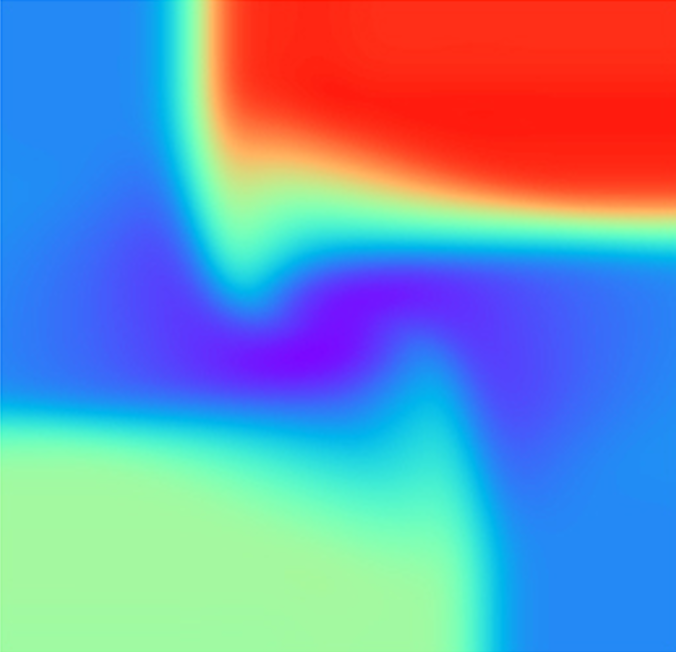
#> input picture docs/assets/lf-field-sample.png, 676 x 652 px
$ python add_lf_hf_arrow.py
#> lines starting #> are read from the running program, lines starting #| are printed output that depends on the picture
### scripts/promo_drawing.py
"""Shared 2x Pillow drawing primitives; coordinates are display pixels at 960px."""
from pathlib import Path
import math
from PIL import Image, ImageDraw, ImageFont
ROOT = Path(__file__).resolve().parents[1]
ASSETS = ROOT / 'docs/assets'
INK, MUTED, GRID = '#172033', '#465366', '#cbd5e1'
BLUE, GREEN, RED, TEAL = '#2563EB', '#159947', '#DC2626', '#087f8c'

class Drawing:
    def __init__(self, height):
#> called with height = 360
        self.im = Image.new('RGB', (1920, height*2), 'white')
#> self.im: PIL image 1920x720 RGB; every value is 255
        self.d = ImageDraw.Draw(self.im)
    def text(self, x, y, label, size=18, color=INK, bold=False):
        name = 'DejaVuSans-Bold.ttf' if bold else 'DejaVuSans.ttf'
        font = ImageFont.truetype(name, size*2)
        self.d.text((x*2,y*2), label, font=font, fill=color, anchor='lt', spacing=10)
    def box(self, box, color=GRID, fill='#f8fafc'):
        self.d.rounded_rectangle(tuple(v*2 for v in box), radius=18, fill=fill, outline=color, width=4)
    def line(self, points, color=GRID, width=1):
        self.d.line([(x*2,y*2) for x,y in points], fill=color, width=width*2)
    def arrow(self, start, end, color=INK):
        self.line([start,end],color,2)
        a=math.atan2(end[1]-start[1],end[0]-start[0]); x,y=end
        self.d.polygon([(x*2,y*2),((x-10*math.cos(a)+5*math.sin(a))*2,(y-10*math.sin(a)-5*math.cos(a))*2),((x-10*math.cos(a)-5*math.sin(a))*2,(y-10*math.sin(a)+5*math.cos(a))*2)],fill=color)
    def dot(self,x,y,color=INK,r=5):
        self.d.ellipse(((x-r)*2,(y-r)*2,(x+r)*2,(y+r)*2),fill=color)
    def field(self,path,box):
#> called with box = (28, 155, 420, 300)
        from PIL import ImageOps
        with Image.open(path) as source:
#> source is the input picture: PIL image 676x652 RGBA; mean R, G, B, A 116.7, 147.3, 180.5, 255
            image=ImageOps.contain(source.convert('RGB'),((box[2]-box[0])*2,(box[3]-box[1])*2))
            self.im.paste(image,(box[0]*2+(box[2]-box[0])*1-image.width//2,box[1]*2+(box[3]-box[1])*1-image.height//2))
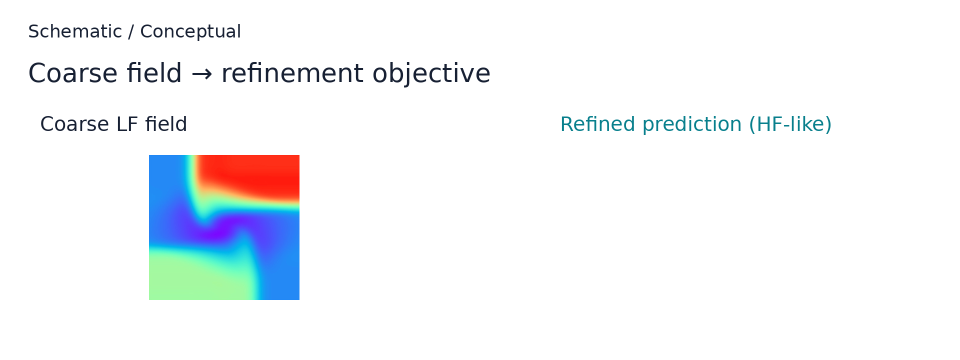
#> self.im: PIL image 1920x720 RGB (shown at 1/2 size); mean R, G, B 243, 245.4, 247.7
#> call 2 of field, with box = (540, 155, 932, 300)
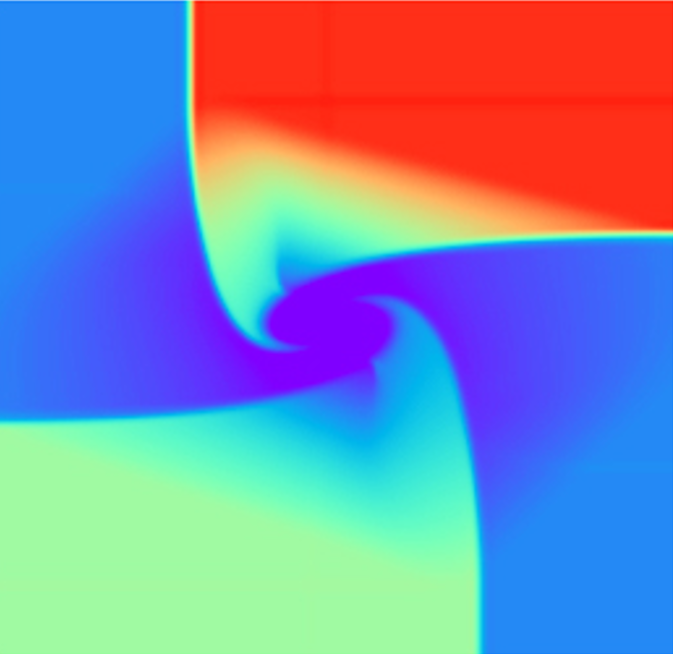
#> input picture docs/assets/hf-field-sample.png, 673 x 654 px
#> in field, source is the input picture: PIL image 673x654 RGBA; mean R, G, B, A 125.4, 139.1, 177.6, 255
#> in field (call 2), `self.im.paste(image,(box[0]*2+(box[2]-box[0])*1-image.width//2,box[1]*..`:
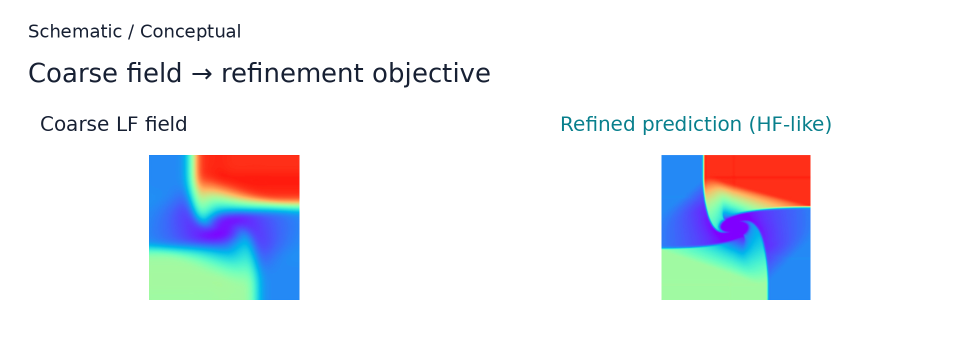
#> self.im: PIL image 1920x720 RGB (shown at 1/2 size); mean R, G, B 234.9, 238.2, 242.9
    def save(self,name):
#> called with name = 'nnlci-lf-to-hf.png'
        self.im.save(ASSETS/name, optimize=True)
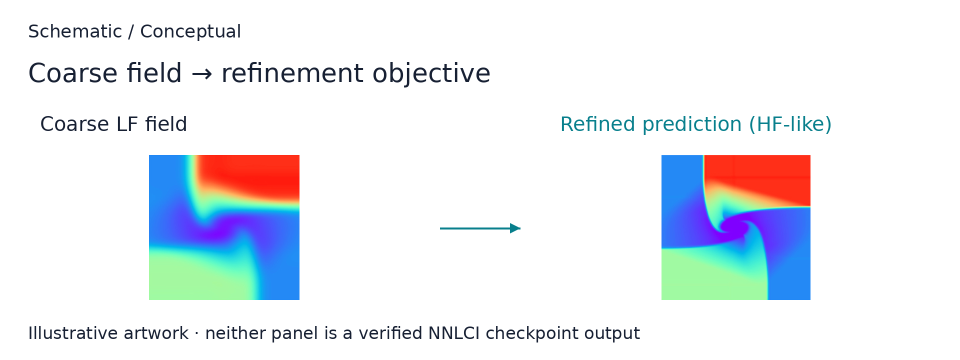
#> saved as nnlci-lf-to-hf.png: PIL image 1920x720 RGB (shown at 1/2 size); mean R, G, B 233.3, 236.7, 241.6

### scripts/add_lf_hf_arrow.py
"""Label the existing LF/HF field art as a conceptual refinement objective."""
from promo_drawing import Drawing, ASSETS, TEAL

def main():
    d=Drawing(360)
    d.text(28,24,'Schematic / Conceptual',18,bold=True)
    d.text(28,62,'Coarse field → refinement objective',26,bold=True)
    d.text(40,116,'Coarse LF field',20,bold=True)
    d.text(560,116,'Refined prediction (HF-like)',20,TEAL,bold=True)
    d.field(ASSETS/'lf-field-sample.png',(28,155,420,300))
    d.field(ASSETS/'hf-field-sample.png',(540,155,932,300))
    d.arrow((440,228),(520,228),TEAL)
    d.text(28,326,'Illustrative artwork · neither panel is a verified NNLCI checkpoint output',17)
    d.save('nnlci-lf-to-hf.png')

if __name__=='__main__': main()
